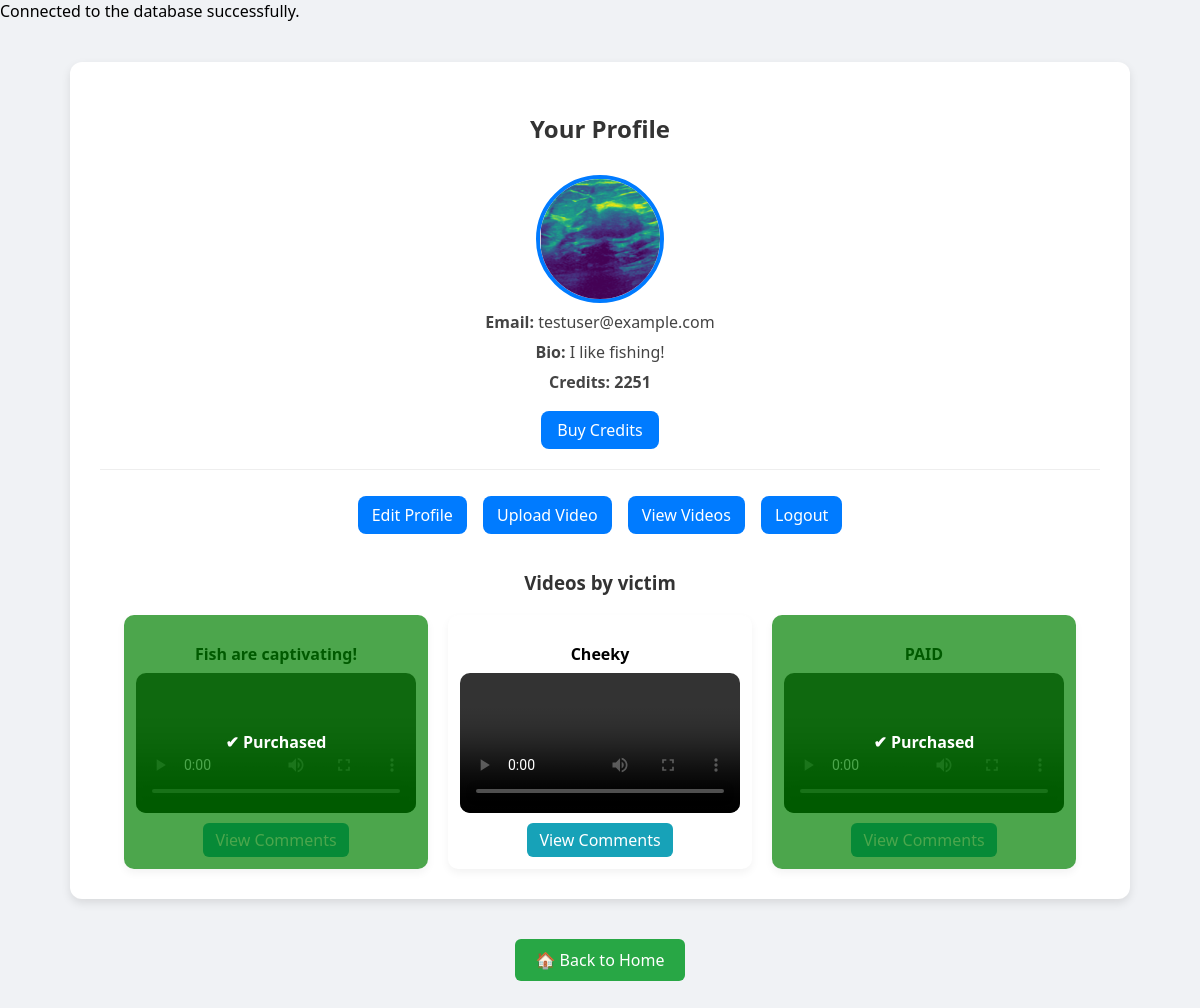
Screenshot of /social_streaming/profile.php (signed in) with the database file from the repository.
### tables this page shows
CREATE TABLE `users` (
  `id` int(11) NOT NULL,
  `username` varchar(50) NOT NULL,
  `email` varchar(100) NOT NULL,
  `password` varchar(255) NOT NULL,
  `bio` text DEFAULT NULL,
  `profile_picture` varchar(255) DEFAULT NULL,
  `stream_video` varchar(255) DEFAULT NULL,
  `credits` int(11) DEFAULT 0,
  `name` varchar(100) DEFAULT NULL,
  `country` varchar(100) DEFAULT NULL,
  `subscription_type` varchar(50) DEFAULT NULL,
  `preferred_genre` varchar(50) DEFAULT NULL,
  `last_login` date DEFAULT NULL,
  `mfa_secret` varchar(255) DEFAULT NULL
);

CREATE TABLE `videos` (
  `id` int(11) NOT NULL,
  `user_id` int(11) NOT NULL,
  `title` varchar(255) NOT NULL,
  `description` text DEFAULT NULL,
  `filename` varchar(255) NOT NULL,
  `upload_date` timestamp NOT NULL DEFAULT current_timestamp(),
  `file_path` varchar(255) NOT NULL,
  `uploaded_at` timestamp NOT NULL DEFAULT current_timestamp(),
  `price_in_credits` int(11) NOT NULL DEFAULT 0,
  `is_live` tinyint(1) DEFAULT 0
);

### social_streaming/profile.php (the view, shortened to what this page needs)
<?php
include "db.php";
$user_id = $_SESSION['user_id'];
$view_user_id = isset($_GET['id']) ? $_GET['id'] : $user_id;
$query = "SELECT username, email, bio, profile_picture, credits FROM users WHERE id = ?";
$stmt = $conn->prepare($query);
$stmt->bind_param("i", $view_user_id);
$stmt->execute();
$stmt->bind_result($username, $email, $bio, $profile_picture, $credits);
$is_own_profile = ($view_user_id == $user_id);
$video_query = "SELECT id, title, filename, price_in_credits FROM videos WHERE user_id = ?";
$video_stmt = $conn->prepare($video_query);
$video_stmt->bind_param("i", $view_user_id);
$video_stmt->execute();
$video_stmt->store_result();
$video_stmt->bind_result($video_id, $video_title, $video_filename, $price_in_credits);
$purchased_query = "SELECT video_id FROM purchases WHERE user_id = ?";
$purchased_stmt = $conn->prepare($purchased_query);
$purchased_stmt->bind_param("i", $user_id);
$purchased_stmt->execute();
$purchased_stmt->store_result();
$purchased_stmt->bind_result($purchased_id);
$purchased_videos = [];
while ($purchased_stmt->fetch()) {
    $purchased_videos[] = $purchased_id;
}
?>
<!DOCTYPE html>
<html lang="en">
<head>
</head>
<body>
<div class="container">
    <h2><?php echo htmlspecialchars($is_own_profile ? "Your Profile" : $username . "'s Profile"); ?></h2>
    <div class="profile-card">
        <?php if ($profile_picture): ?>
            <img src="uploads/<?php echo htmlspecialchars($profile_picture); ?>" alt="Profile Picture">
        <?php else: ?>
            <p>No profile picture uploaded.</p>
        <?php endif; ?>
        <p><strong>Email:</strong> <?php echo htmlspecialchars($email); ?></p>
        <p><strong>Bio:</strong> <?php echo htmlspecialchars($bio ? $bio : "No bio added yet."); ?></p>
        <p class="credits"><strong>Credits:</strong> <?php echo htmlspecialchars($credits); ?></p>
        <?php if ($is_own_profile): ?>
            <a href="buy_credits.php" class="btn-buy-credits">Buy Credits</a>
        <?php endif; ?>
    </div>
    <div class="profile-links">
        <?php if ($is_own_profile): ?>
            <a href="edit_profile.php">Edit Profile</a>
            <a href="upload_video.php">Upload Video</a>
            <a href="view_videos.php">View Videos</a>
            <a href="logout.php">Logout</a>
        <?php else: ?>
            <a href="send_message.php?to=<?php echo $view_user_id; ?>">Send Message</a>
            <a href="home.php">Back to Home</a>
        <?php endif; ?>
    </div>
    <div class="videos">
        <h3>Videos by <?php echo htmlspecialchars($username); ?></h3>
        <div class="video-grid">
            <?php
            if ($video_stmt->num_rows > 0) {
                while ($video_stmt->fetch()) {
                    echo '<div class="video-item">';
                    echo '<p>' . htmlspecialchars($video_title) . '</p>';
                    if ($price_in_credits == 0) {
                        echo '<video controls>';
                    } else if (in_array($video_id, $purchased_videos)) {
                        echo '<video controls>';
                    } else {
                        echo '<video style="filter: blur(5px); pointer-events: none;">';
                    }
                    echo '<source src="uploads/videos/' . htmlspecialchars($video_filename) . '" type="video/mp4">';
                    echo '</video>';
                    if ($price_in_credits > 0 && !in_array($video_id, $purchased_videos)) {
                        echo '<div class="locked-overlay">🔒<div class="price-tag">' . $price_in_credits . ' Credits</div></div>';
                        echo '<a href="purchase_video.php?video_id=' . $video_id . '" class="purchase-btn">Buy</a>';
                    } elseif (in_array($video_id, $purchased_videos)) {
                        echo '<div class="purchased-overlay">✔ Purchased</div>';
                    }
                    echo '<a href="video_comments.php?id=' . $video_id . '" class="view-comments-btn">View Comments</a>';
                    echo '</div>';
                }
            } else {
                echo "<p style='text-align:center;'>No videos uploaded yet.</p>";
            }
            ?>
        </div>
    </div>
</div>
<div style="text-align:center; margin: 30px 0;">
    <a href="home.php" class="home-button">🏠 Back to Home</a>
</div>
</body>
</html>

### social_streaming/profile.php (style rules this page uses)
body { font-family: 'Segoe UI', sans-serif; background-color: #f0f2f5; margin: 0; padding: 0; }
.container { max-width: 1000px; margin: 40px auto; background-color: white; border-radius: 12px; box-shadow: 0 4px 10px rgba(0,0,0,0.1); padding: 30px; }
h2 { text-align: center; margin-bottom: 30px; color: #333; }
.profile-card { text-align: center; border-bottom: 1px solid #eee; padding-bottom: 20px; }
.profile-card img { width: 120px; height: 120px; border-radius: 50%; object-fit: cover; border: 4px solid #007bff; }
.profile-card p { margin: 8px 0; color: #444; }
.credits { font-weight: bold; color: #28a745; }
.btn-buy-credits { background: #007bff; color: white; padding: 8px 16px; text-decoration: none; border-radius: 8px; display: inline-block; margin-top: 10px; }
.profile-links { text-align: center; margin: 20px 0; }
.profile-links a { display: inline-block; margin: 6px; background: #007bff; color: white; padding: 8px 14px; text-decoration: none; border-radius: 8px; font-weight: 500; }
.videos { margin-top: 30px; }
.videos h3 { text-align: center; margin-bottom: 20px; color: #333; }
.video-grid { display: flex; flex-wrap: wrap; justify-content: center; gap: 20px; }
.video-item { background: #fff; padding: 12px; border-radius: 10px; box-shadow: 0 4px 8px rgba(0,0,0,0.05); text-align: center; position: relative; width: 100%; max-width: 280px; flex: 1 1 250px; }
.video-item p { font-weight: bold; margin-bottom: 8px; }
video { width: 100%; height: auto; border-radius: 10px; }
.locked-overlay, .purchased-overlay { position: absolute; top: 0; left: 0; width: 100%; height: 100%; border-radius: 10px; color: white; font-weight: bold; display: flex; flex-direction: column; align-items: center; justify-content: center; pointer-events: none; }
.purchased-overlay { background: rgba(0, 128, 0, 0.7); }
.view-comments-btn { display: inline-block; margin-top: 10px; background: #17a2b8; color: white; padding: 6px 12px; border-radius: 6px; text-decoration: none; }
.home-button { display: inline-block; padding: 10px 20px; background-color: #28a745; color: white; text-decoration: none; border-radius: 6px; font-weight: 500; transition: background 0.3s ease; }

### rows the page displays
users: profile_picture (picture), email "testuser@example.com", bio "I like fishing!", credits "2251", username "victim"
videos: title "Fish are captivating!"
videos: title "Cheeky"
videos: title "PAID"

### other values shown
$is_own_profile ? "Your Profile" : $username . "'s Profile" "Your Profile"
